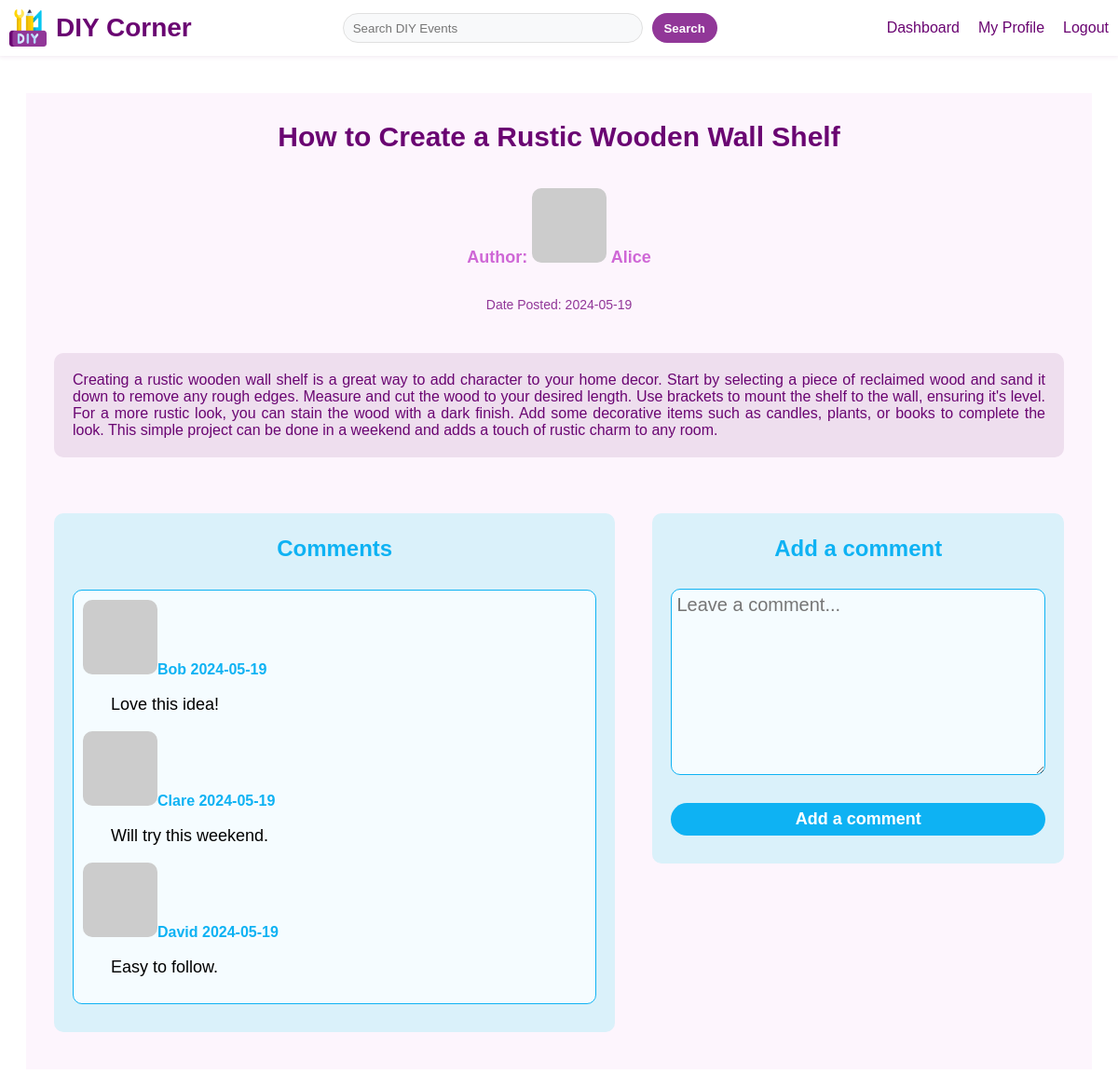
/details/1 (signed in), run on the app's committed database.
### app/models.py (models this page shows, shortened)
class Post(db.Model):
    __tablename__ = 'post'
    id = db.Column(db.Integer, primary_key=True, autoincrement=True)
    title = db.Column(db.String(100), nullable=False)
    content = db.Column(db.Text, nullable=False)
    date_posted = db.Column(db.DateTime, nullable=False, default=datetime.now)
    user_id = db.Column(db.Integer, db.ForeignKey('user.id'), nullable=False)
    author = db.relationship('User', backref=db.backref('post'))

class User(db.Model, UserMixin):
    __tablename__ = 'user'
    id = db.Column(db.Integer, primary_key=True, autoincrement=True)
    username = db.Column(db.String(50), nullable=False)
    password_hash = db.Column(db.String(128), nullable=False)
    about_me = db.Column(db.Text, nullable=True)
    last_seen = db.Column(db.DateTime, nullable=False, default=datetime.now)
    def avatar(self, size):
        digest = md5(self.username.lower().encode('utf-8')).hexdigest()
        return f'https://www.gravatar.com/avatar/{digest}?d=identicon&s={size}'

class Comment(db.Model):
    __tablename__ = 'comment'
    id = db.Column(db.Integer, primary_key=True, autoincrement=True)
    content = db.Column(db.Text, nullable=False)
    date_posted = db.Column(db.DateTime, nullable=False, default=datetime.now)
    user_id = db.Column(db.Integer, db.ForeignKey('user.id'), nullable=False)
    post_id = db.Column(db.Integer, db.ForeignKey('post.id'), nullable=False)
    author = db.relationship('User', backref=db.backref('comment'))
    post = db.relationship('Post', backref=db.backref('comment', order_by=id))

### app/routes.py (the view)
@main.route('/details/<int:post_id>', methods=['GET', 'POST'])
@login_required
def details(post_id):
    post = Post.query.get_or_404(post_id)
    comments = Comment.query.filter_by(post_id=post_id).all()
    comment_form = CommentForm()
    if comment_form.validate_on_submit():
        comment = Comment(content=comment_form.content.data, author=current_user, post_id=post_id)
        db.session.add(comment)
        db.session.commit()
        flash('Your comment is now live!', 'success')
        return redirect(url_for('main.details', post_id=post_id, user_id=current_user.id))
    return render_template('details.html', post=post, comments=comments, form=comment_form, user=current_user, comment_form=comment_form)

### app/forms.py
class CommentForm(FlaskForm):
    content = TextAreaField('Content', validators=[DataRequired()])
    submit = SubmitField('Add a comment')

### app/models.py (called while the page is built)
@login.user_loader
def get_user(id):
    return User.query.get(int(id))

### app/templates/details.html (shortened to what this page needs)
{% extends 'base.html' %}
{% block content %}
    <div class="details-container">
        <h1>{{ post.title }}</h1>
        <p class="details-author">Author: <img src="{{ post.author.avatar(48) }}"> {{ post.author.username }}</p>
        <p class="details-date">Date Posted: {{ post.date_posted.strftime('%Y-%m-%d') }}</p>
        <p class="details-content">{{ post.content}}</p>
        <div class="comment-box">
            <div class="comment-details">
                <p>Comments</p>
                <div class="comment-list">
                    {% for comment in comments %}
                        <img src="{{ comment.author.avatar(36) }}">{{ comment.author.username }}
                        {{ comment.date_posted.strftime('%Y-%m-%d') }}
                        <p class="comment-content">{{ comment.content }}</p>
                    {% endfor %}
                </div>
            </div>
            <div class="comment-form">
                <p>Add a comment</p>
                <form action="{{ url_for('main.details', post_id=post.id) }}" method="post">
                    {{ comment_form.content(class="comment-input", placeholder="Leave a comment...") }}
                    {{ comment_form.submit }}
                </form>
            </div>
        </div>
    </div>
{% endblock %}

### app/static/css/base.css (style rules this page uses)
* { list-style: none; text-decoration: none; font-family: Verdana, sans-serif; }

### app/static/css/index.css (style rules this page uses)
* { list-style: none; text-decoration: none; }

### app/static/css/dashboard.css (style rules this page uses)
* { list-style: none; text-decoration: none; }

### app/static/css/details.css (style rules this page uses)
* { list-style: none; text-decoration: none; }
.details-container { display: flex; flex-direction: column; align-items: center; margin: 20px; margin-top: 100px; padding: 10px; background-color: #fdf5fd; }
.details-container img { border-radius: 10px; }
.details-container h1 { font-size: 30px; color: #6a0572; font-weight: 700; text-align: center; }
.details-author { font-size: 18px; color: #cf67d6; font-weight: 600; text-align: center; }
.details-date { font-size: 14px; color: #913798; font-weight: 500; text-align: center; }
.details-content { font-size: 16px; font-weight: 500; color: #6a0572; text-align: justify; background-color: #eedeee; margin: 30px 20px; padding: 20px; border-radius: 10px; }
.comment-box { display: flex; align-items: flex-start; width: 100%; }
.comment-details { flex: 3; width: 60%; text-align: center; font-size: 24px; background-color: #daf1fa; color: #0eb2f3; font-weight: 700; align-items: center; margin: 30px 20px; border-radius: 10px; }
.comment-list { height: auto; width: auto; background-color: #f5fcff; border: 1px solid #0eb2f3; border-radius: 10px; margin: 30px 20px; padding: 10px; font-size: 16px; font-weight: 600; text-align: justify; }
.comment-list p { padding: 0 30px; font-size: 18px; font-weight: 500; color: #000000; }
.comment-form { position: sticky; top: 200px; flex: 2; width: 40%; display: flex; flex-direction: column; text-align: center; font-size: 24px; background-color: #daf1fa; border-radius: 10px; color: #0eb2f3; font-weight: 700; margin: 30px 20px; box-sizing: border-box; padding: 0 20px; }
.comment-input { width: 100%; height: 200px; padding: 5px; margin-top: 5px; border: 1px solid #0eb2f3; background-color: #f5fcff; border-radius: 10px; resize: vertical; font-size: 20px; color: #0eb2f3; box-sizing: border-box; }
.comment-form input[type="submit"] { width: 100%; height: 35px; border: none; border-radius: 30px; background-color: #0eb2f3; color: white; font-size: 18px; font-weight: 600; cursor: pointer; outline: none; transition: all 0.3s ease; margin-bottom: 30px; box-sizing: border-box; }

### app/static/css/forms.css (style rules this page uses)
* { list-style: none; text-decoration: none; }

### app/static/css/profile.css (style rules this page uses)
* { list-style: none; text-decoration: none; }

### data on the page
Post: title "How to Create a Rustic Wooden Wall Shelf", date_posted "2024-05-19", content "Creating a rustic wooden wall shelf is a great way to add character to your home decor. Start by selecting a piece of reclaimed wood and sand it down to remove any rough edges. Measure and cut the wood to your desired length. Use brackets to mount the shelf to the wall, ensuring it's level. For a more rustic look, you can stain the wood with a dark finish. Add some decorative items such as candles, plants, or books to complete the look. This simple project can be done in a weekend and adds a touch of rustic charm to any room."
User: author.username "Alice"
Comment: author.username "Bob", date_posted "2024-05-19", content "Love this idea!"
Comment: author.username "Clare", date_posted "2024-05-19", content "Will try this weekend."
Comment: author.username "David", date_posted "2024-05-19", content "Easy to follow."
